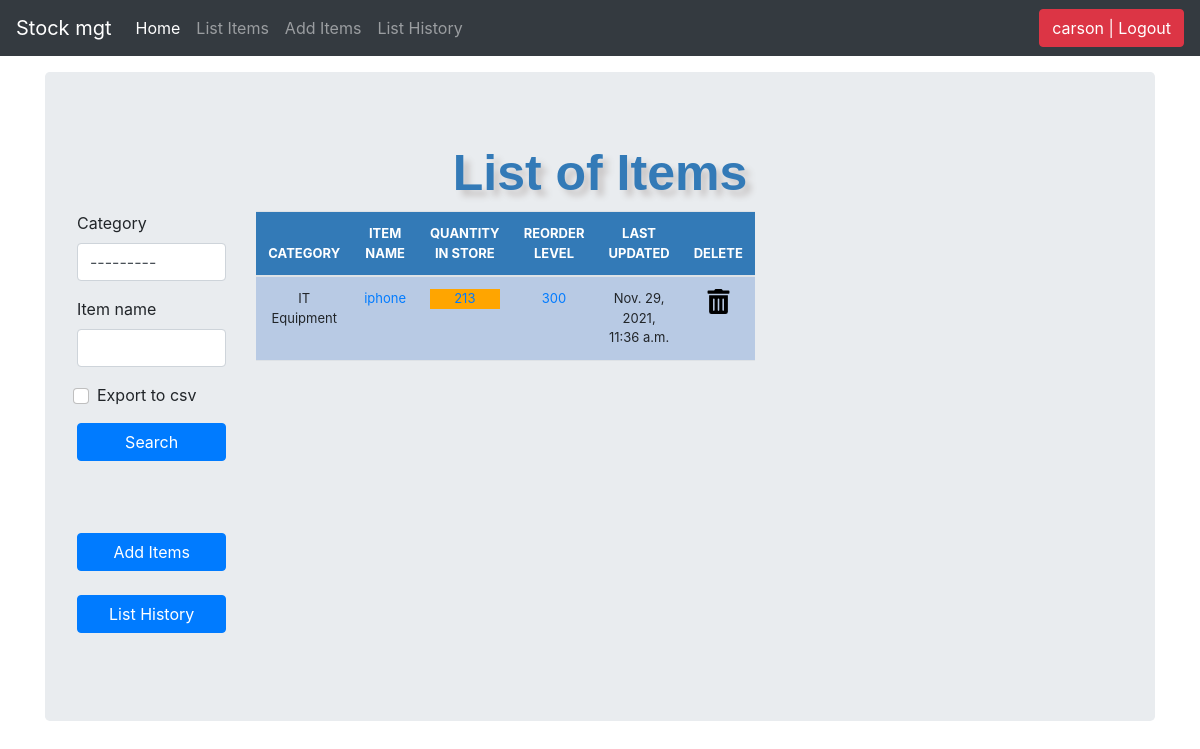
The app's page /list_items/ (signed in) with its own data.
### stockmgmt/models.py (models this page shows, shortened)
class Stock(models.Model):
    category = models.ForeignKey(
        Category, on_delete=models.CASCADE, blank=True)
    item_name = models.CharField(max_length=50, blank=True, null=True)
    quantity = models.IntegerField(default='0', blank=True, null=True)
    receive_quantity = models.IntegerField(default='0', blank=True, null=True)
    receive_by = models.CharField(max_length=50, blank=True, null=True)
    issue_quantity = models.IntegerField(default='0', blank=True, null=True)
    issue_by = models.CharField(max_length=50, blank=True, null=True)
    issue_to = models.CharField(max_length=50, blank=True, null=True)
    phone_number = models.CharField(max_length=50, blank=True, null=True)
    created_by = models.CharField(max_length=50, blank=True, null=True)
    reorder_level = models.IntegerField(default='0', blank=True, null=True)
    last_updated = models.DateTimeField(auto_now_add=False, auto_now=True)
    timestamp = models.DateTimeField(auto_now_add=True, auto_now=False)

class Category(models.Model):
    name = models.CharField(max_length=50, blank=True, null=True)
    def __str__(self):
        return self.name

### stockmgmt/views.py (the view, shortened to what this page needs)
# urls.py: path('list_items/', views.list_items, name='list_items'),
@login_required
def list_items(request):
    header = 'List of Items'
    form = StockSearchForm(request.POST or None)
    quertset = Stock.objects.all()
    context = {
        "form": form,
        "header": header,
        "queryset": quertset
    }
    return render(request, "list_items.html", context)

### stockmgmt/forms.py
class StockSearchForm(forms.ModelForm):
    export_to_CSV = forms.BooleanField(required=False)
    class Meta:
        model = Stock
        fields = ['category', 'item_name']

### stockmgmt/templates/list_items.html (shortened to what this page needs)
{% load crispy_forms_tags %} {% load static %}
<!DOCTYPE html>
<html lang="en">
<head>
  <link href="https://cdn.jsdelivr.net/npm/bootstrap@5.1.3/dist/css/bootstrap.min.css" rel="stylesheet"
 />
  <link href="{% static 'css/stylesheet.css' %}" rel="stylesheet" />
  <link href="{% static 'css/bootstrap.min.css' %}" rel="stylesheet" />
  <link href="{% static 'css/navbar-top-fixed.css' %}" rel="stylesheet" />
</head>
<body>
  {% include 'navbar.html' %}
  <main role="main" class="container">
    <div class="jumbotron">
      <div class="header">{{header}}</div>
      <div class="row">
        <div class="col-sm-2">
          <form method='POST' action=''>{% csrf_token %}
            {{form|crispy}}
            <input class="btn btn-primary mybutton" type="submit" value='Search' />
          </form><br><br>
          <br>
          <a href="/add_items">
            <div class="btn btn-primary mybutton">Add Items</div>
          </a><br><br>
          <a href="/list_history">
            <div class="btn btn-primary mybutton">List History</div>
          </a><br>
          <br>
        </div>
        <div class="col-sm-2">
          <table class="table">
            <thead>
              <tr>
                <th style="background-color: #337ab7; color: white">
                  CATEGORY
                </th>
                <th style="background-color: #337ab7; color: white">
                  ITEM NAME
                </th>
                <th style="background-color: #337ab7; color: white">
                  QUANTITY IN STORE
                </th>
                <th style="background-color: #337ab7; color: white">REORDER LEVEL</th>
                <th style="background-color: #337ab7; color: white">LAST UPDATED</th>
                <th style="background-color: #337ab7; color: white">DELETE</th>
              </tr>
            </thead>
            {% for instance in queryset %}
            <tr>
              <td>{{instance.category}}</td>
              <td>
                <a href="{% url 'update_items' instance.id %}">{{instance.item_name}}
                </a>
              </td>
              <td>
                {% if instance.quantity <= instance.reorder_level %}
                <div style="background-color: orange;">
                  <a href="{% url 'stock_detail' instance.id %}">
                    {{instance.quantity}}
                  </a>
                </div>
                {% else %}
                <a href="{% url 'stock_detail' instance.id %}">{{instance.quantity}}</a>
                {% endif %}
              </td>
              <td><a href="{% url 'reorder_level' instance.id %}">{{instance.reorder_level}}</a></td>
              <td>{{instance.last_updated}}</td>
              <td>
                <a href="{% url 'delete_items' instance.id %}"><img src="{% static 'img/del.svg' %}"
                    style="height: 25px; width: 25px" /></a>
              </td>
            </tr>
            {% endfor %}
          </table>
        </div>
      </div>
    </div>
  </main>
</body>
</html>

### stockmgmt/templates/navbar.html (shortened to what this page needs)
<nav class="navbar navbar-expand-md navbar-dark fixed-top bg-dark">
  <a class="navbar-brand" href="/">Stock mgt</a>
  <div class="collapse navbar-collapse" id="navbarCollapse">
    <ul class="navbar-nav mr-auto">
      <li class="nav-item active">
        <a class="nav-link" href="/"
          >Home <span class="sr-only">(current)</span></a
        >
      </li>
      {% if request.user.is_authenticated %}
      <li class="nav-item">
        <a class="nav-link" href="/list_items">List Items</a>
      </li>
      <li class="nav-item">
        <a class="nav-link" href="/add_items">Add Items</a>
      </li>
      <li class="nav-item">
        <a class="nav-link" href="/list_history">List History</a>
      </li>
      {% endif %}
    </ul>
    <ul class="navbar-nav">
      {% if request.user.is_authenticated %}
      <li>
        <a href="/accounts/logout"
          ><button class="btn btn-danger">{{ user }} | Logout</button></a
        >
      </li>
      {% else %}
      <li><a href="/accounts/login">Login</a></li>
      {% endif %}
    </ul>
  </div>
</nav>

### stockmgmt/static/css/stylesheet.css (style rules this page uses)
.table { font-size: 13px; text-align: center; width: 95%; margin: auto; }
.table tr:nth-child(odd) { background: #b8cae4; }
th { background-color: #337ab7; color: white; }
.header { font-family: helvetica; color: #337ab7; font-size: 50px; text-align: center; width: 100%; text-shadow: 6px 6px 6px #c9c6c6; display: block; font-weight: bolder; }

### stockmgmt/static/css/navbar-top-fixed.css (style rules this page uses)
body { min-height: 75rem; padding-top: 4.5rem; }

### stockmgmt/templates/list_items.html (style rules this page uses)
.mybutton { width: 100%; }
.table { font-size: 13px; text-align: center; width: 95%; margin: auto; }
.table tr:nth-child(odd) { background: #b8cae4; }
th { background-color: #337ab7; color: white; }
.header { font-family: helvetica; color: #337ab7; font-size: 50px; text-align: center; width: 100%; text-shadow: 6px 6px 6px #c9c6c6; display: block; font-weight: bolder; }

### records on screen
Stock: category "IT Equipment", item_name "iphone", quantity "213", reorder_level "300", last_updated "Nov. 29, 2021, 11:36 a.m."

### other values on screen
{{ user }} "carson"
{{ header }} "List of Items"
